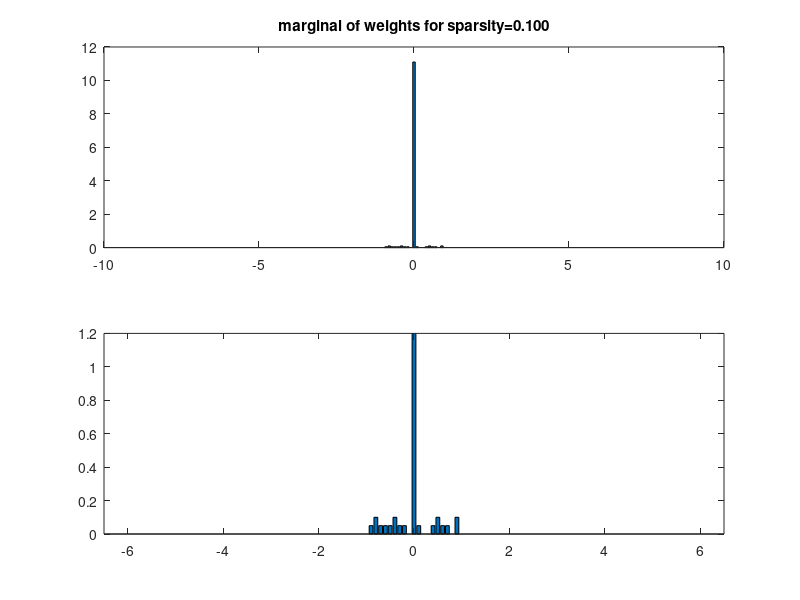
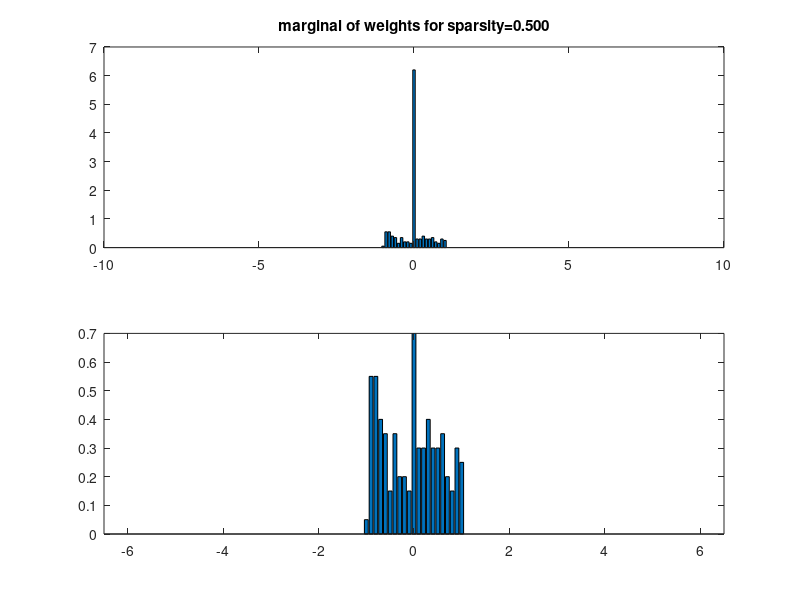
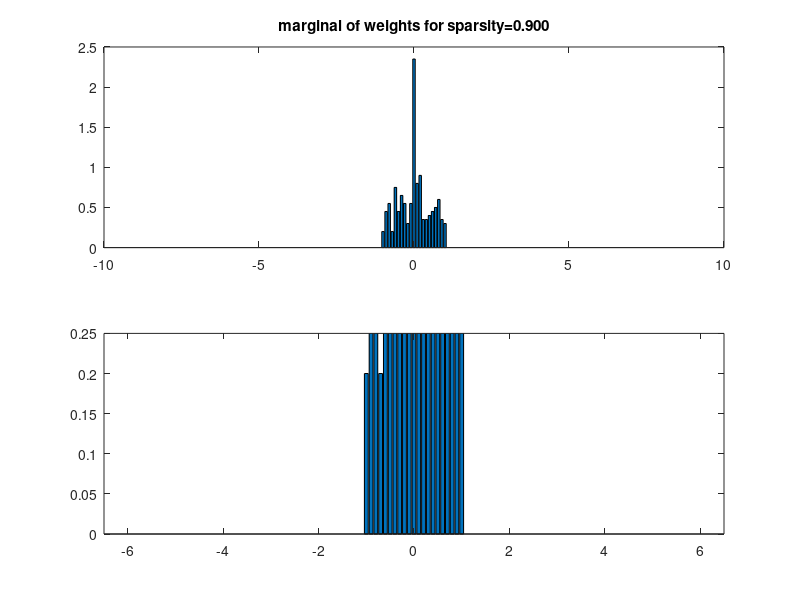

MATLAB code for these plots, in order:
%% Compute empirical distribution of coefficients drawn from a Gaussian ensemble
% Exactly k0 elements are non-zero. The resulting marginal is a good prior
% for the weights in a sparse linear regression model
%
% Based on code by Baback Moghaddam
%%
if ~exist('n','var'), n=12; end                 % n = dimension of x (#cols of A)
if ~exist('m','var'), m=10*n; end               % m = dimension of y (#rows of A)
if ~exist('nCases','var'), nCases = 20; end    % nCases = no. of MC trials

xr = [-6.5:0.1:6.5];  % discretized x range

sparsities = [0.1 0.5 0.9];

for sparsity=sparsities(:)'
   
k0 = fix(sparsity*n);

% Generate a bunch of random sparse weight vectors
for c = 1:nCases   % ------------------------------------- MC loop
   %x0 = randn(n,1);         % Gaussian x
   x0 = unifrnd(-1,1,n,1);
   %x0 = 3*(2*rand(n,1)-1);  % Uniform x
   %x0 = sign(randn(n,1));   % Binary x
   idx = randperm(n);
   x0(idx(1:n-k0)) = 0;
   trueWeights(:,c) = x0;   
end  % ---------------------------------------------- end MC loop


Pw = zeros(1,length(xr));
for i = 1:nCases
   h = hist(trueWeights(:,i),xr);
   Pw = Pw + h/nCases;
end
figure;
subplot(2,1,1); bar(xr, Pw);
title(sprintf('marginal of weights for sparsity=%5.3f', sparsity)) 
subplot(2,1,2); bar(xr, Pw);
ylim = get(gca, 'ylim');
axis([min(xr) max(xr) 0 ylim(2)*0.1])

end % for sparsity
